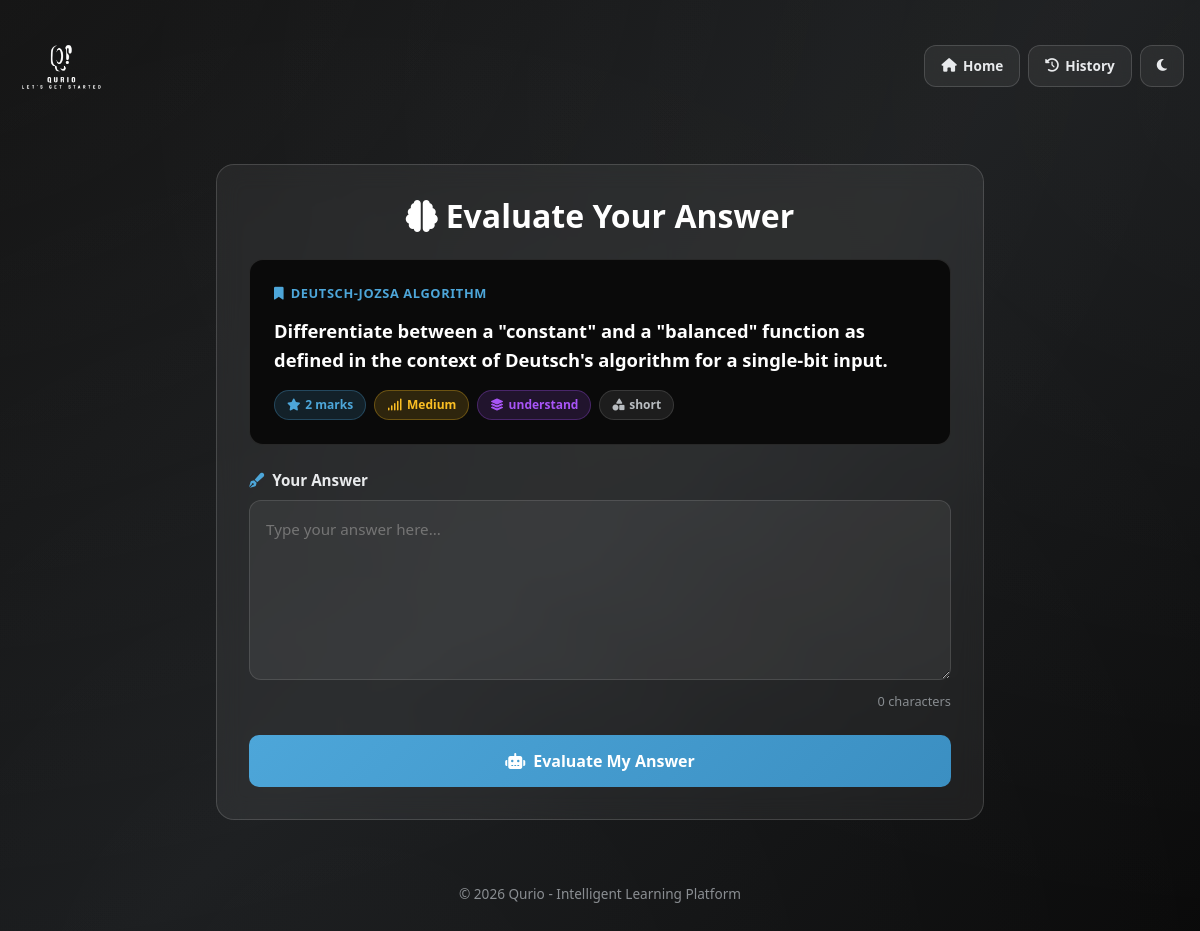
/evaluate/197/, run on the app's committed database.
### generator/models.py (models this page shows, shortened)
class Question(models.Model):
    DIFFICULTY_CHOICES = [
        ('Easy', 'Easy'),
        ('Medium', 'Medium'),
        ('Hard', 'Hard'),
    ]
    TYPE_CHOICES = [
        ('short', 'Short Answer'),
        ('mcq', 'Multiple Choice'),
        ('true_false', 'True/False'),
        ('long', 'Long Answer'),
        ('numerical', 'Numerical'),
        ('mixed', 'Mixed'),
    ]
    BLOOM_CHOICES = [
        ('remember', 'Remember'),
        ('understand', 'Understand'),
        ('apply', 'Apply'),
        ('analyze', 'Analyze'),
        ('evaluate', 'Evaluate'),
        ('create', 'Create'),
    ]
    user = models.ForeignKey(User, on_delete=models.SET_NULL, null=True, blank=True, related_name='questions')
    text = models.TextField()
    answer = models.TextField(blank=True, null=True)
    explanation = models.TextField(blank=True, null=True)
    topic = models.CharField(max_length=200)
    difficulty = models.CharField(max_length=10, choices=DIFFICULTY_CHOICES)
    question_type = models.CharField(max_length=20, choices=TYPE_CHOICES, default='mixed')
    marks = models.IntegerField(default=1)
    bloom_level = models.CharField(max_length=20, choices=BLOOM_CHOICES, default='understand')
    tags = models.ManyToManyField(Tag, blank=True, related_name='questions')
    share_id = models.CharField(max_length=36, blank=True, null=True, unique=True, db_index=True)
    source_text = models.TextField(blank=True, null=True, help_text="Original text from which question was generated")
    is_favorite = models.BooleanField(default=False)
    times_used = models.IntegerField(default=0)
    avg_quiz_score = models.FloatField(null=True, blank=True)
    created_at = models.DateTimeField(default=timezone.now)
    updated_at = models.DateTimeField(auto_now=True)
    class Meta:
        ordering = ['-created_at']
        indexes = [
            models.Index(fields=['topic', 'difficulty']),
            models.Index(fields=['question_type', 'bloom_level']),
            models.Index(fields=['-created_at']),
        ]

### generator/views.py (the view, shortened to what this page needs)
# urls.py: path('evaluate/<int:question_id>/', views.evaluate_answer, name='evaluate_answer'),
def evaluate_answer(request: HttpRequest, question_id: int) -> HttpResponse:
    question: Question = Question.objects.get(id=question_id)
    return render(request, 'evaluator.html', {'question': question})

### generator/context_processors.py (called while the page is built)
def user_profile(request):
    if request.user.is_authenticated and hasattr(request.user, 'profile'):
        return {
            'user_profile': request.user.profile,
            'user_role': request.user.profile.role,
            'user_theme': request.user.profile.theme,
        }
    return {
        'user_profile': None,
        'user_role': 'anonymous',
        'user_theme': 'light',
    }

### generator/templates/evaluator.html (shortened to what this page needs)
{% load static %}
<!DOCTYPE html>
<html lang="en">
<head>
    <link href="https://cdn.jsdelivr.net/npm/bootstrap@5.3.0/dist/css/bootstrap.min.css" rel="stylesheet">
    <link href="https://cdnjs.cloudflare.com/ajax/libs/font-awesome/6.4.0/css/all.min.css" rel="stylesheet">
</head>
<body>
    <nav class="navbar">
        <div class="container-fluid d-flex justify-content-between align-items-center px-3">
            <a href="/" class="navbar-brand">
                <img src="{% static 'generator/images/logo.svg' %}" alt="Qurio" class="logo-img">
            </a>
            <div class="d-flex gap-2">
                <a href="{% url 'index' %}" class="nav-btn">
                    <i class="fas fa-home"></i> <span class="d-none d-sm-inline">Home</span>
                </a>
                <a href="{% url 'history' %}" class="nav-btn">
                    <i class="fas fa-history"></i> <span class="d-none d-sm-inline">History</span>
                </a>
                <button class="nav-btn" onclick="toggleTheme()" title="Toggle theme">
                    <i class="fas fa-moon" id="themeIcon"></i>
                </button>
            </div>
        </div>
    </nav>
    <div class="page-container">
        <div class="eval-container">
            <h2><i class="fas fa-brain"></i> Evaluate Your Answer</h2>
            <div class="question-card">
                <div class="question-topic">
                    <i class="fas fa-bookmark"></i> {{ question.topic }}
                </div>
                <div class="question-text">{{ question.text }}</div>
                <div class="question-badges">
                    <span class="badge-pill badge-marks">
                        <i class="fas fa-star"></i> {{ question.marks }} marks
                    </span>
                    <span class="badge-pill badge-difficulty {% if question.difficulty == 'Easy' %}easy{% elif question.difficulty == 'Hard' %}hard{% endif %}">
                        <i class="fas fa-signal"></i> {{ question.difficulty }}
                    </span>
                    {% if question.bloom_level %}
                    <span class="badge-pill badge-bloom">
                        <i class="fas fa-layer-group"></i> {{ question.bloom_level }}
                    </span>
                    {% endif %}
                    {% if question.question_type %}
                    <span class="badge-pill badge-type">
                        <i class="fas fa-shapes"></i> {{ question.question_type }}
                    </span>
                    {% endif %}
                </div>
            </div>
            <form method="POST" action="{% url 'evaluate_answer' question.id %}" id="evalForm">
                <div class="answer-area">
                    <label><i class="fas fa-pen-fancy"></i> Your Answer</label>
                    <textarea
                        name="student_answer"
                        class="answer-textarea"
                        placeholder="Type your answer here..."
                        id="answerInput"
                        required
                    >{{ student_answer }}</textarea>
                    <div class="char-count"><span id="charCount">0</span> characters</div>
                </div>
                <button type="submit" class="btn-evaluate">
                    <i class="fas fa-robot"></i> Evaluate My Answer
                </button>
            </form>
        </div>
    </div>
    <footer>
        <p>&copy; 2026 Qurio - Intelligent Learning Platform</p>
    </footer>
</body>
</html>

### data on the page
Question: topic "DEUTSCH-JOZSA ALGORITHM", text "Differentiate between a \"constant\" and a \"balanced\" function as defined in the context of Deutsch's algorithm for a single-bit input.", marks "2", difficulty "Medium", bloom_level "understand", question_type "short"
